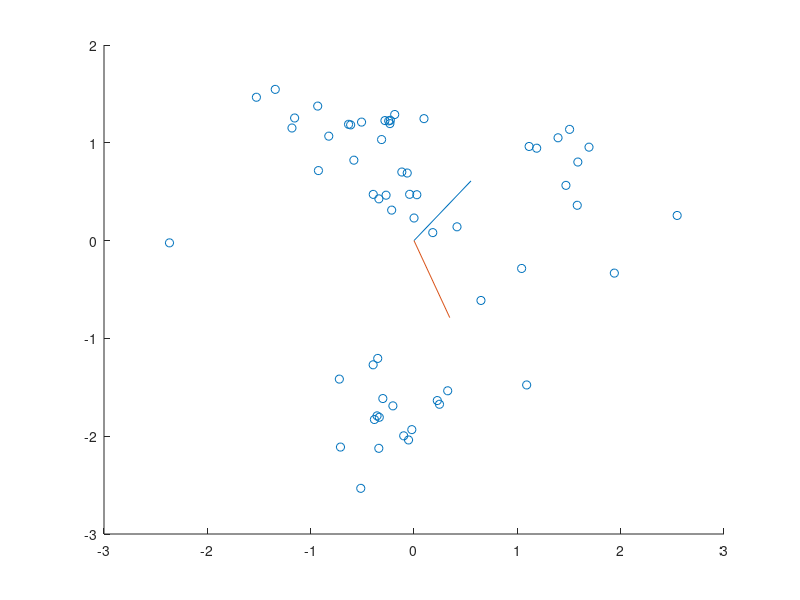

Reproduce this figure in MATLAB. (Note: this script raises an error after producing the figure.)
load("F0_PVT.mat")
%Part 1 Section B

%a)
%Report Covariance matrix, eigen values, eigenvectors for the data

%Covariance matrix 
% - Combine struct to a single 3x60 matrix (TVP x all 10 trials on all 6
% objects)
% - Standardise (Subtract mean and divide by standard deviation)
% - Find covariance of the 3x60 matrix
concatenated_matrix = PVT';

matrix_mean = mean(concatenated_matrix, 2);
matrix_st = std(concatenated_matrix.');
concatenated_matrix = concatenated_matrix - matrix_mean;

concatenated_matrix(1, :) = concatenated_matrix(1, :) ./ matrix_st(1);
concatenated_matrix(2, :) = concatenated_matrix(2, :) ./ matrix_st(2);
concatenated_matrix(3, :) = concatenated_matrix(3, :) ./ matrix_st(3);

matrix_covariance = cov(concatenated_matrix.');
[matrix_eig_vects, matrix_eig_vals] = eig(matrix_covariance);

%b)
%Replot the standardised data with principal components displayed.

%Plotting standardised matrix
x = concatenated_matrix(1, :);
y = concatenated_matrix(2, :);
z = concatenated_matrix(3, :);

scatter3(x,y, z);
hold on

%Displaying eigen vectors
x = [ matrix_eig_vects(1, 1), matrix_eig_vects(2, 1), matrix_eig_vects(3, 1)];
y = [ matrix_eig_vects(1, 2), matrix_eig_vects(2, 2), matrix_eig_vects(3, 2)];
z = [ matrix_eig_vects(1, 3), matrix_eig_vects(2, 3), matrix_eig_vects(3, 3)];

plot3([0,0,0; x], [0,0,0; y], [0,0,0; z]);
hold off

%c)
%Reduce the data to 2-dimensions and replot.

%two largest eigenvalues are column 2,3, choose those eigenvectors
%multiply this feature vector matrix with the original data

feature_vector = [matrix_eig_vects(:,2), matrix_eig_vects(:,3)]; 

two_d_plot = concatenated_matrix.' * feature_vector;
scatter(two_d_plot(:, 1), two_d_plot(:,2));

hold on

x = [matrix_eig_vects(2, 1), matrix_eig_vects(3, 1)];
y = [matrix_eig_vects(2, 2), matrix_eig_vects(3, 2)];

plot([0,0; x], [0,0; y]);

hold off

%d)
%Show how the data is distributed across all PCs by plotting as separate 1D
%number lines

pc_one = [two_d_plot(: , 1)];
pc_two = [two_d_plot(: , 2)];


nexttile
scatter(pc_one, 1, 'filled','r');
nexttile
scatter(pc_two, 2, 'filled','g');



%Part 2 Section B

%a)
%Use PCA to determine the principal components of electrode data. Report on
%the variances with a Scree plot

load("F0Electrodes.mat");

normalisedElectrodes = normalize(ElectrodesData);

covMat = cov(normalisedElectrodes);

[covEigenVectorsFull, covEigenValuesFull] = eig(covMat);

screePlotY = flip(diag(covEigenValuesFull));


figure;
scatter(1:19, screePlotY);


[covEigenVectors, covEigenValues] = eigs(covMat, 3);

projectionPrincipalComponents = normalisedElectrodes *covEigenVectors;

acrylicPrincipalComponents = projectionPrincipalComponents(1:10, :);
blackFoamPrincipalComponents = projectionPrincipalComponents(11:20, :);
carSpongePrincipalComponents = projectionPrincipalComponents(21:30, :);
flourSackPrincipalComponents = projectionPrincipalComponents(31:40, :);
kitchenSpongePrincipalComponents = projectionPrincipalComponents(41:50, :);
steelVasePrincipalComponents = projectionPrincipalComponents(51:60, :);


figure;
plot3(acrylicPrincipalComponents(:,1),acrylicPrincipalComponents(:,2),acrylicPrincipalComponents(:,3),'o')
hold on
plot3(blackFoamPrincipalComponents(:,1),blackFoamPrincipalComponents(:,2),blackFoamPrincipalComponents(:,3), 'o')
hold on
plot3(carSpongePrincipalComponents(:,1),carSpongePrincipalComponents(:,2),carSpongePrincipalComponents(:,3),'o')
hold on
plot3(flourSackPrincipalComponents(:,1),flourSackPrincipalComponents(:,2),flourSackPrincipalComponents(:,3),'o')
hold on
plot3(kitchenSpongePrincipalComponents(:,1),kitchenSpongePrincipalComponents(:,2),kitchenSpongePrincipalComponents(:,3),'o')
hold on
plot3(steelVasePrincipalComponents(:,1),steelVasePrincipalComponents(:,2),steelVasePrincipalComponents(:,3),'o')
hold on

save("PCAF0Electrodes.mat", "projectionPrincipalComponents");










